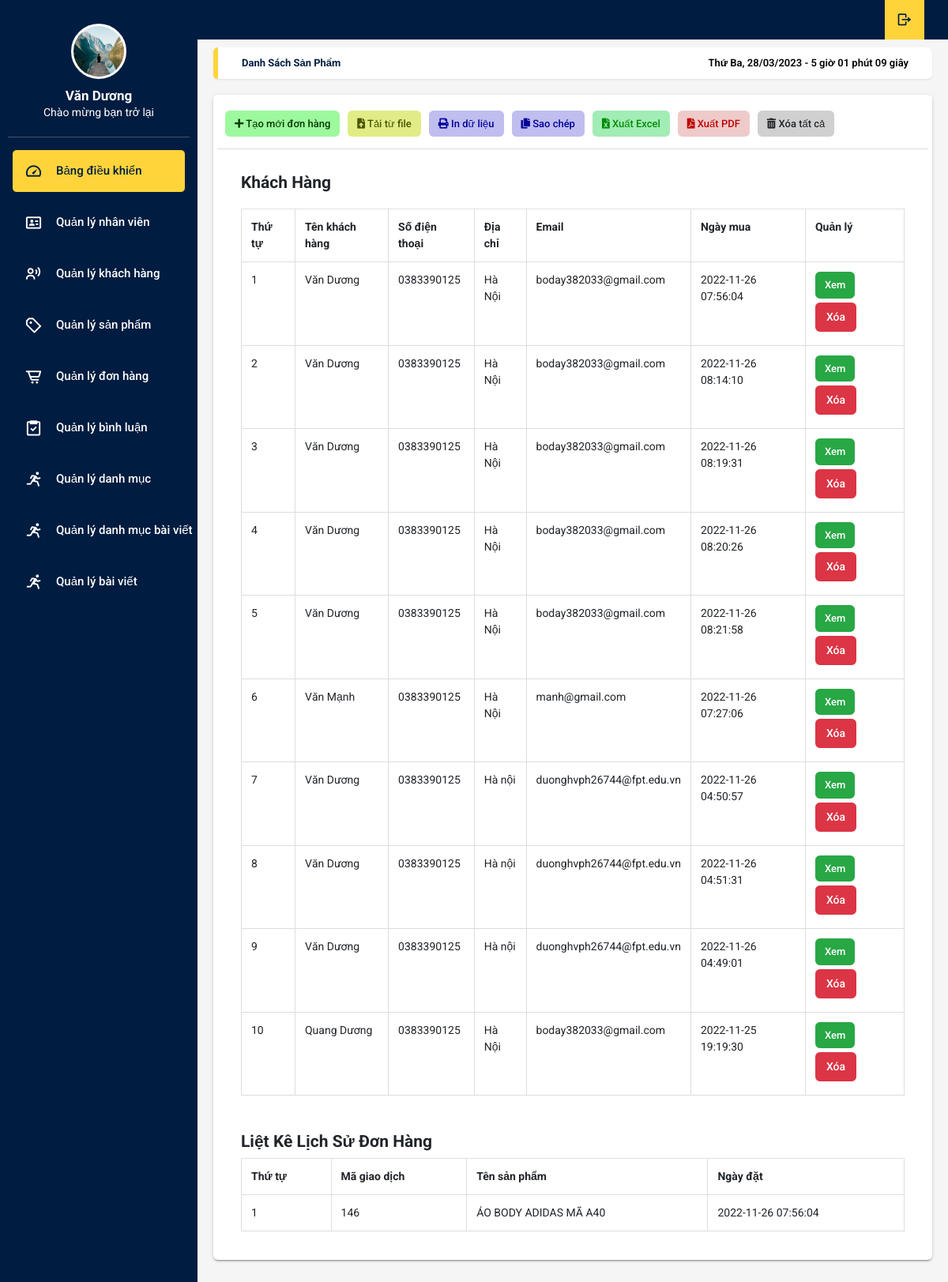
Page /admin/xulykhachhang.php?quanly=xemgiaodich&khachhang=146 on the earlier database version.
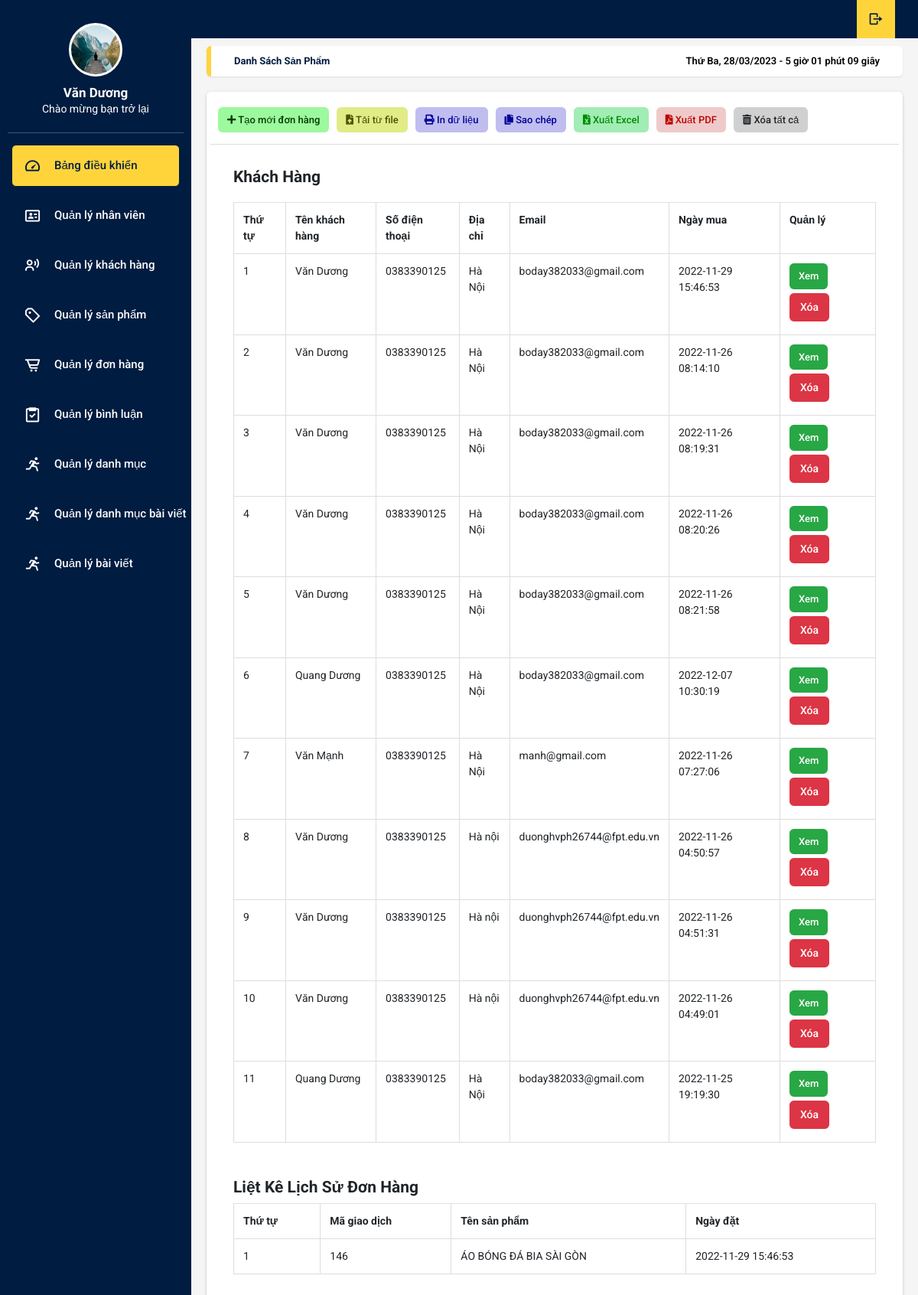
Same page on the later database version.
### tables this page shows
CREATE TABLE `tbl_giaodich` (
  `giaodich_id` int(11) NOT NULL,
  `sanpham_id` int(11) NOT NULL,
  `soluong` int(11) NOT NULL,
  `magiaodich` varchar(50) NOT NULL,
  `ngaythang` timestamp NOT NULL DEFAULT current_timestamp() ON UPDATE current_timestamp(),
  `khachhang_id` int(11) NOT NULL,
  `tinhtrangdon` int(11) NOT NULL DEFAULT 0,
  `huydon` int(11) NOT NULL DEFAULT 0
);

CREATE TABLE `tbl_khachhang` (
  `khachhang_id` int(11) NOT NULL,
  `name` varchar(100) NOT NULL,
  `phone` varchar(50) NOT NULL,
  `address` varchar(200) NOT NULL,
  `note` text NOT NULL,
  `email` varchar(150) NOT NULL,
  `password` varchar(100) NOT NULL,
  `giaohang` int(11) NOT NULL
);

CREATE TABLE `tbl_sanpham` (
  `sanpham_id` int(11) NOT NULL,
  `category_id` int(11) NOT NULL,
  `sanpham_name` varchar(255) NOT NULL,
  `sanpham_size` varchar(255) NOT NULL,
  `sanpham_color` varchar(255) NOT NULL,
  `sanpham_chitiet` text NOT NULL,
  `sanpham_mota` text NOT NULL,
  `sanpham_gia` varchar(100) NOT NULL,
  `sanpham_giakhuyenmai` varchar(100) NOT NULL,
  `sanpham_gift` varchar(255) NOT NULL,
  `sanpham_active` int(11) NOT NULL,
  `sanpham_hot` int(11) NOT NULL,
  `sanpham_soluong` int(11) NOT NULL,
  `sanpham_image` varchar(50) NOT NULL
);

### admin/xulykhachhang.php (the view, shortened to what the changed rows need)
<?php
	include('../db/connect.php');
?>
<!DOCTYPE html>
<html lang="en">
<head>
  <link rel="stylesheet" type="text/css" href="../css/main.css">
  <link rel="stylesheet" href="https://cdn.jsdelivr.net/npm/boxicons@latest/css/boxicons.min.css">
  <link rel="stylesheet" href="https://unpkg.com/boxicons@latest/css/boxicons.min.css">
  <link rel="stylesheet" type="text/css"
    href="https://maxcdn.bootstrapcdn.com/font-awesome/4.7.0/css/font-awesome.min.css">
  <link rel="stylesheet" href="https://use.fontawesome.com/releases/v5.8.2/css/all.css">
  <link rel="stylesheet" href="https://cdnjs.cloudflare.com/ajax/libs/jquery-confirm/3.3.2/jquery-confirm.min.css">
</head>
<body onload="time()" class="app sidebar-mini rtl">
  <main class="app-content">
      <div class="row">
        <div class="col-md-12">
          <div class="tile">
            <div class="tile-body">
	<div class="container">
		<div class="row">
			<div class="col-md-12">
				<?php
				$sql_select_khachhang = mysqli_query($con,"SELECT * FROM tbl_khachhang,tbl_giaodich WHERE tbl_khachhang.khachhang_id=tbl_giaodich.khachhang_id GROUP BY tbl_giaodich.magiaodich ORDER BY tbl_khachhang.khachhang_id DESC");
				?>
				<table class="table table-hover" border="0.5" style="margin-top: 20px">
					<tr>
						<th>Thứ tự</th>
						<th>Tên khách hàng</th>
						<th>Số điện thoại</th>
						<th>Địa chỉ</th>
						<th>Email</th>
						<th>Ngày mua</th>
						<th>Quản lý</th>
					</tr>
					<?php
					$i = 0;
					while($row_khachhang = mysqli_fetch_array($sql_select_khachhang)){
						$i++;
					?>
					<tr>
						<td><?php echo $i; ?></td>
						<td><?php echo $row_khachhang['name']; ?></td>
						<td><?php echo $row_khachhang['phone']; ?></td>
						<td><?php echo $row_khachhang['address']; ?></td>
						<td><?php echo $row_khachhang['email'] ?></td>
						<td><?php echo $row_khachhang['ngaythang'] ?></td>
						<td>
              <a href="?quanly=xemgiaodich&khachhang=<?php echo $row_khachhang['magiaodich'] ?>" class="btn btn-success btn-sm">Xem</a>
              <a href="?xoa=<?php echo $row_khachhang['khachhang_id'] ?>" class="btn btn-danger">Xóa</a>
            </td>
					</tr>
					 <?php
					}
					?>
				</table>
			</div>
			<div class="col-md-12">
				<?php
				if(isset($_GET['khachhang'])){
					$magiaodich = $_GET['khachhang'];
				}else{
					$magiaodich = '';
				}
				$sql_select = mysqli_query($con,"SELECT * FROM tbl_giaodich,tbl_khachhang,tbl_sanpham WHERE tbl_giaodich.sanpham_id=tbl_sanpham.sanpham_id AND tbl_khachhang.khachhang_id=tbl_giaodich.khachhang_id AND tbl_giaodich.magiaodich='$magiaodich' ORDER BY tbl_giaodich.giaodich_id DESC");
				?>
				<table class="table table-hover" border="0.5">
					<tr>
						<th>Thứ tự</th>
						<th>Mã giao dịch</th>
						<th>Tên sản phẩm</th>
						<th>Ngày đặt</th>
					</tr>
					<?php
					$i = 0;
					while($row_donhang = mysqli_fetch_array($sql_select)){
						$i++;
					?>
					<tr>
						<td><?php echo $i; ?></td>
						<td><?php echo $row_donhang['magiaodich']; ?></td>
						<td><?php echo $row_donhang['sanpham_name']; ?></td>
						<td><?php echo $row_donhang['ngaythang'] ?></td>
					</tr>
					 <?php
					}
					?>
				</table>
			</div>
		</div>
	</div>
</main>
</body>
</html>

Differences in the rows shown:
changed tbl_giaodich: ngaythang "2022-11-26 07:56:04" → "2022-11-29 15:46:53"; sanpham.sanpham_name "ÁO BODY ADIDAS MÃ A40" → "ÁO BÓNG ĐÁ BIA SÀI GÒN"
added tbl_giaodich: khachhang.name "Quang Dương", khachhang.phone "0383390125", khachhang.address "Hà Nội", khachhang.email "boday382033@gmail.com", ngaythang "2022-12-07 10:30:19", shown under "Khách Hàng"
